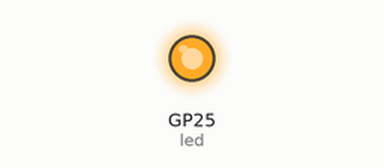
Simulated run of this program. Board: Raspberry Pi Pico running MicroPython. Parts: output pins drawn as LEDs (lit = HIGH). WiFi joins after 1.5 s; values from a settings file that is not in the repository are placeholders; threads take turns every 2 ms; what the program prints to the serial console is not drawn.

Above: at 2.05 s.
At 17.5 s:
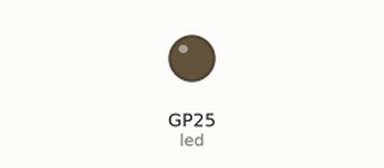
Timing chart, 0 to 41.8 s (numbered marks = the images above):
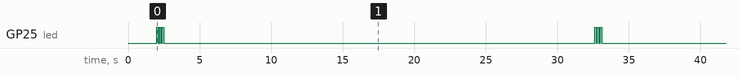

The program:

mywebserver.py
```python
"""
Run a webserver in a separate thread (on core 2)
publishing the contents of data.txt
"""

import gc
import micropython
from  machine import Pin, RTC
import network
import socket
from secrets import secrets
import _thread
from time import sleep
import uasyncio as asyncio

# 2 threads will each access the same resource
#   The main loop
#   The webserver
lock = _thread.allocate_lock()

# Onboard led used to indicate mainloop activity
led = Pin("LED", Pin.OUT, value=0)

html = """<!DOCTYPE html>
<html>
    <head> <title>Pico W</title> </head>
    <body> <h1>Pico W #2</h1>
        <pre>%s</pre>
    </body>
</html>
"""

def record(line):
    """Combined print and append to data file."""
    print(line)
    line += '\n'
    lock.acquire()
    with open(datafilename, 'a') as file:
        file.write(line)
    lock.release()

def connect_to_network():
    wlan.active(True)
    # wlan.config(pm = 0xa11140) # Disable power-save mode
    wlan.connect(secrets['ssid'], secrets['wifi_password'])

    max_wait = 10
    while max_wait > 0:
        if wlan.status() < 0 or wlan.status() >= 3:
            break
        max_wait -= 1
        print('waiting for connection...')
        sleep(1)

    if wlan.status() != 3:
        raise RuntimeError('network connection failed')
    else:
        print('connected')
        status = wlan.ifconfig()
        print('ip = ' + status[0])


def start_webserver():
    addr = socket.getaddrinfo('0.0.0.0', 80)[0][-1]
    s = socket.socket()
    s.setsockopt(socket.SOL_SOCKET, socket.SO_REUSEADDR, 1)
    s.bind(addr)
    s.listen(1)
    while True:
        cl, addr = s.accept()
        cl_file = cl.makefile('rwb', 0)

        lock.acquire()
        with open('data.txt') as file:
            data = file.read()
        lock.release()

        while True:
            line = cl_file.readline()
            if not line or line == b'\r\n':
                break
        response = html % data

        cl.send('HTTP/1.0 200 OK\r\nContent-type: text/html\r\n\r\n')
        cl.send(response)
        cl.close()

async def do_stuff():
        print()
        print('free:', str(gc.mem_free()))
        print('info:', str(gc.mem_alloc()))
        print('info:', str(micropython.mem_info()))
        # Force garbage collection
        gc.collect()
        # Flash LED
        for _ in range(3):
            led.on()
            await asyncio.sleep(0.1)
            led.off()
            await asyncio.sleep(0.1)
        await asyncio.sleep(30)


if __name__ == "__main__":
    # Connect to network
    wlan = network.WLAN(network.STA_IF)
    print('Connecting to Network...')
    connect_to_network()

    # Start webserver in separate thread
    _thread.start_new_thread(start_webserver, ())

    # Do some stuff in the main thread
    while True:
        asyncio.run(do_stuff())
```

Measured:
- by itself, GP25 (led): repeats every 30.6 s: 2 × (LOW 0.10 s, HIGH 0.10 s), LOW 30.1 s, HIGH 0.10 s
- by itself, everything shown: repeats every 30.6 s, in 6 steps
